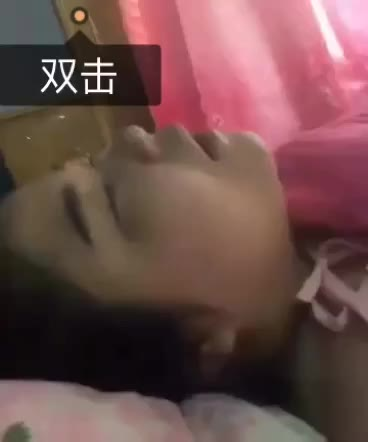
#> input picture image1.tif, 368 x 442 px, found by its file name
$ python sift_matches.py   (Python 2 division)
#> lines starting #> are read from the running program, lines starting #| are printed output that depends on the picture; pictures that were not available may be replaced by others from this repository, and a replacement may not be noted
__author__ = 'liuzhen'

import numpy as np
import cv2
from matplotlib import pyplot as plt

img1 = cv2.imread('/Users/liuzhen-mac/Desktop/image1.tif',0) #queryImage
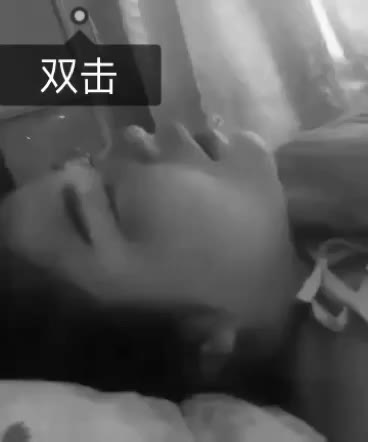
#> img1: shape (442, 368); min 6, max 255, mean 86.2
img2 = cv2.imread('/Users/liuzhen-mac/Desktop/font_test_2.png',0) #trainImage
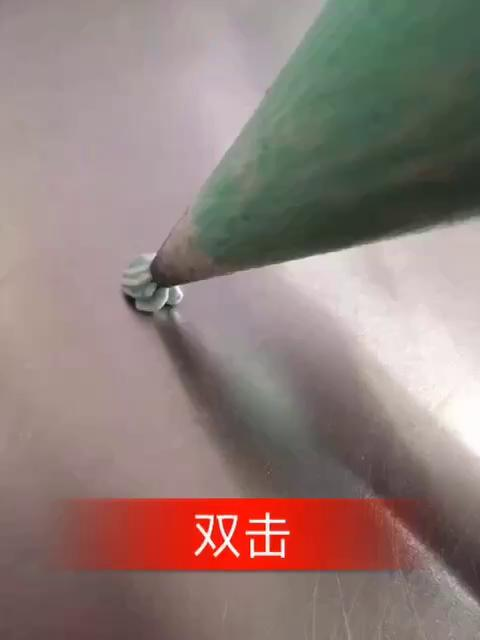
#> input picture image5.tif, 480 x 640 px, given in place of font_test_2.png, which was not available
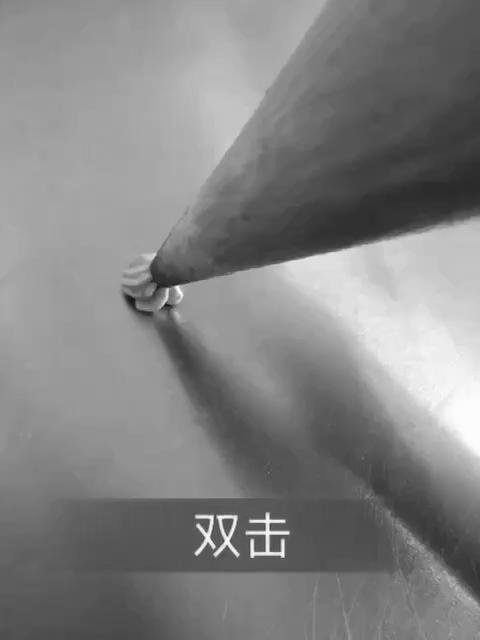
#> img2: shape (640, 480); min 21, max 254, mean 131.2

# Initiate SIFT detector
#sift = cv2.xfeatures2d.SURF_create()

sift = cv2.xfeatures2d.SIFT_create()

# find the keypoints and descriptors with SIFT
kp1, des1 = sift.detectAndCompute(img1,None)
#> kp1 = 176 keypoints; strongest (x, y, size): (86, 81, 2.4), (43, 90, 2.5), (114, 74, 2.4), (98, 59, 2.3)
kp2, des2 = sift.detectAndCompute(img2,None)
#> kp2 = 184 keypoints; strongest (x, y, size): (282, 554, 4.2), (287, 533, 3), (283, 521, 2.9), (253, 554, 4.4)

# BFMatcher with default params
bf = cv2.BFMatcher()
matches = bf.knnMatch(des1,des2, k=2)
#> matches = 176 matches

# Apply ratio test
good = []
for m,n in matches:
    if m.distance < 0.7 * n.distance:
        good.append([m])
#> after the loop, good = 65 matches

# cv2.drawMatchesKnn expects list of lists as matches.
figure = plt.figure()
img3 = cv2.drawMatchesKnn(img1, kp1, img2, kp2, good, img2, flags=2)
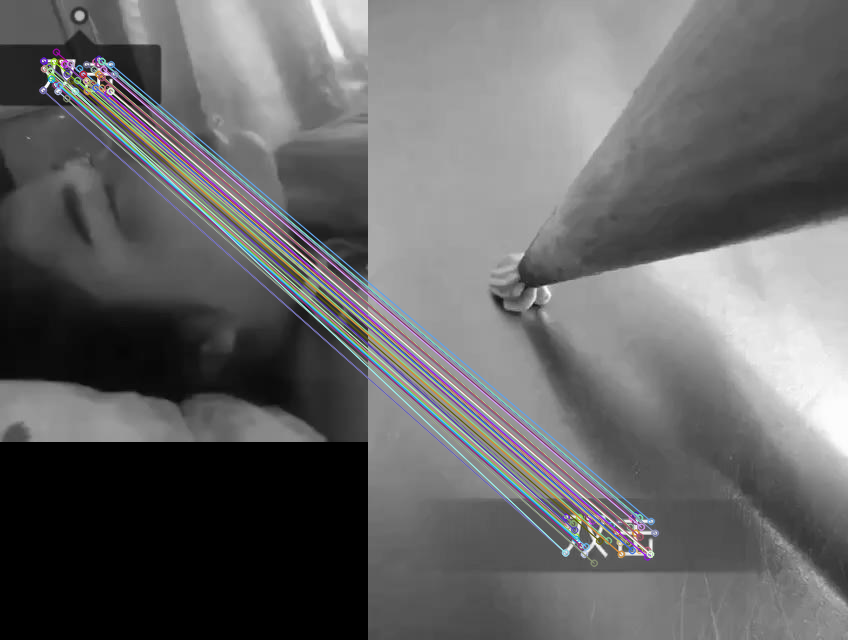
#> img3: shape (640, 848, 3); mean of channels 0, 1, 2 102.3, 101.6, 101.7; drawn as B, G, R
print('the matched features: ', len(good))
#| the matched features:  65
plt.title('the number of matches:{0}'.format(len(good)))
plt.imshow(img3),plt.show()

figure.savefig('/Users/liuzhen-mac/Desktop/matches.jpg')
